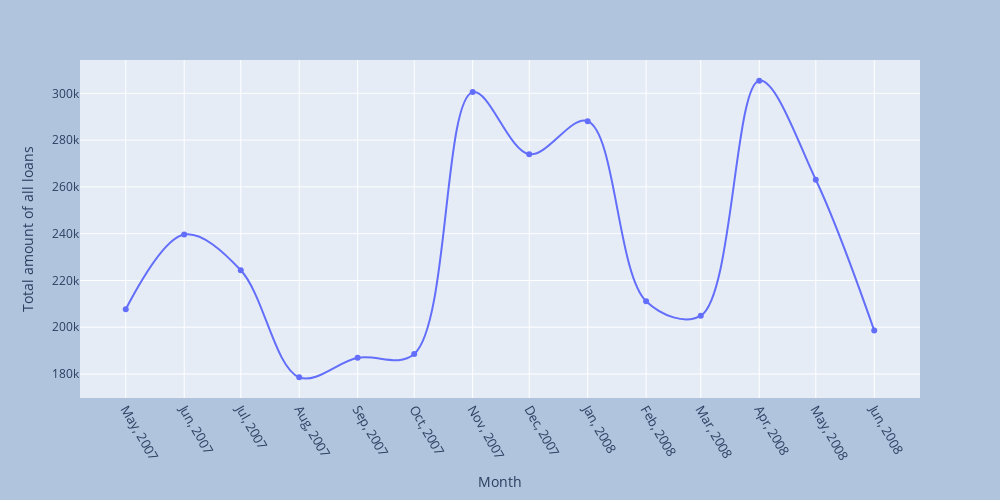

The cell this chart's notebook holds for it:
### Code cell
fig = px.line(sum_per_month, 
            x = 'month', 
            y = 'credit_amount', 
            markers = True,
            line_shape = 'spline',
            labels = {'month': 'Month', 'credit_amount': 'Total amount of all loans'},
            width = 1000,
            height = 500
             )
fig.update_layout(
    xaxis = dict(
        tickmode = 'array',
        tickvals = sum_per_month['month'],
        tickfont_size = 13,
        tickformat = '%b, %Y'
    )
)
fig.update_layout(paper_bgcolor="LightSteelBlue")
fig.update_xaxes(tickangle = 60)
fig.show()

### Figure 1 — Plotly figure (JSON) as saved in the notebook; plotly's stock layout.template omitted (floating-point values rounded to 4 significant figures)
{"data": [{"hovertemplate": "Month=%{x}<br>Total amount of all loans=%{y}<extra></extra>", "legendgroup": "", "line": {"color": "#636efa", "dash": "solid", "shape": "spline"}, "marker": {"symbol": "circle"}, "mode": "lines+markers", "name": "", "orientation": "v", "showlegend": false, "type": "scatter", "x": ["2007-05", "2007-06", "2007-07", "2007-08", "2007-09", "2007-10", "2007-11", "2007-12", "2008-01", "2008-02", "2008-03", "2008-04", "2008-05", "2008-06"], "xaxis": "x", "y": [207663, 239594, 224333, 178569, 186909, 188534, 300504, 273973, 288080, 211128, 204944, 305409, 263043, 198575], "yaxis": "y"}], "layout": {"height": 500, "legend": {"tracegroupgap": 0}, "margin": {"t": 60}, "paper_bgcolor": "LightSteelBlue", "width": 1000, "xaxis": {"anchor": "y", "domain": [0, 1], "tickangle": 60, "tickfont": {"size": 13}, "tickformat": "%b, %Y", "tickmode": "array", "tickvals": ["2007-05", "2007-06", "2007-07", "2007-08", "2007-09", "2007-10", "2007-11", "2007-12", "2008-01", "2008-02", "2008-03", "2008-04", "2008-05", "2008-06"], "title": {"text": "Month"}}, "yaxis": {"anchor": "x", "domain": [0, 1], "title": {"text": "Total amount of all loans"}}}}
